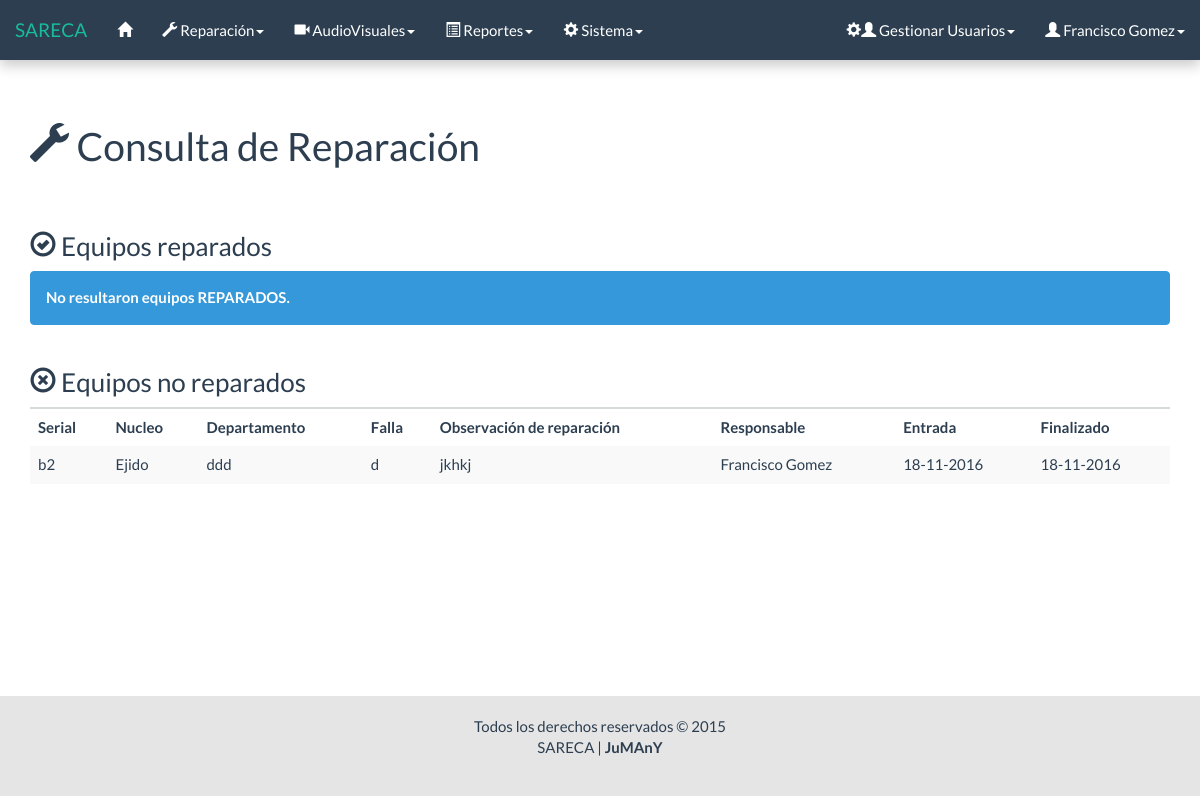
Before: /html/conslt_lista_eq_f.php (signed in) with the older database file.
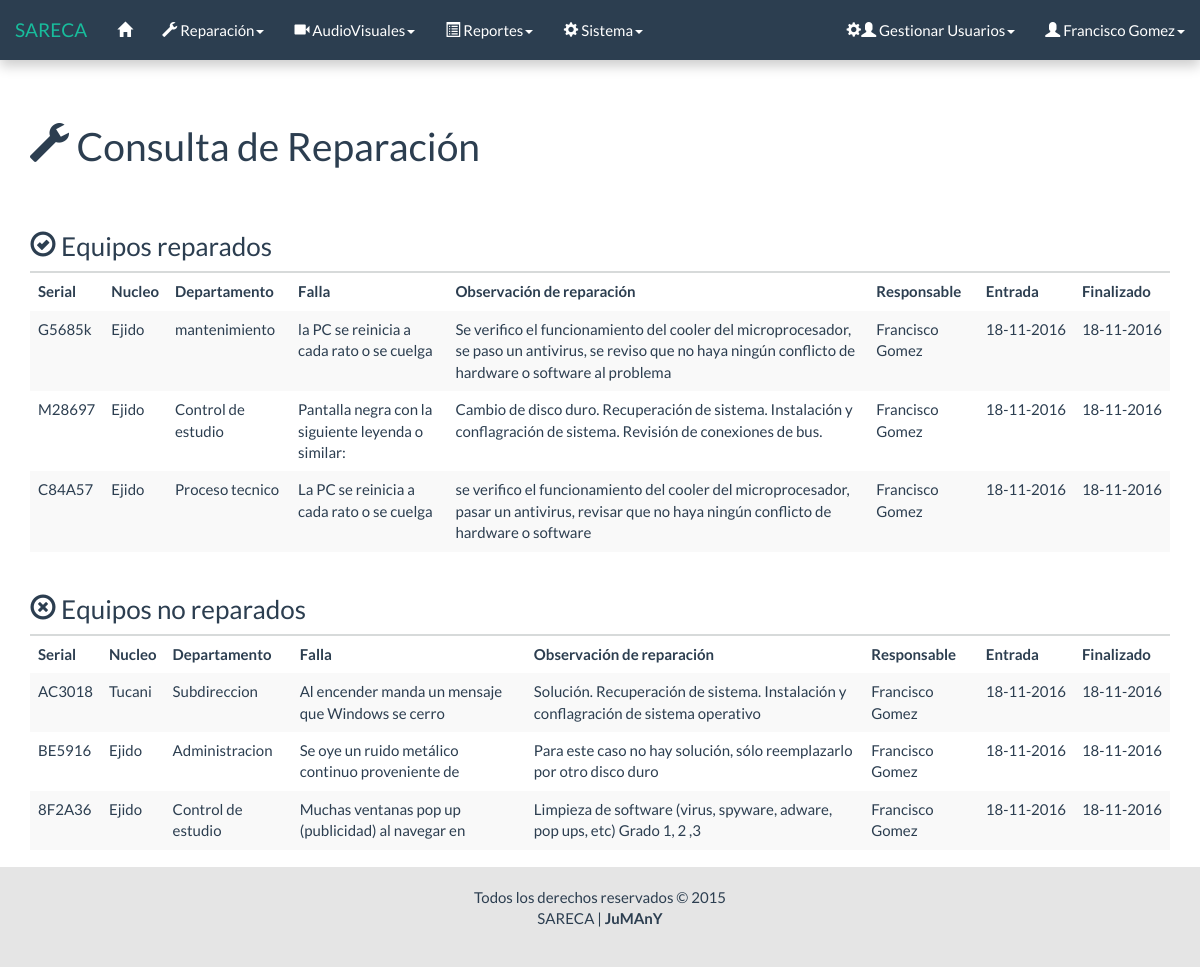
After: the same page with the newer database file.
### tables this page shows
CREATE TABLE `reparacion` (
  `Id` int(11) NOT NULL AUTO_INCREMENT,
  `Serial_equipo` varchar(11) NOT NULL,
  `Fecha_entrada` date NOT NULL,
  `Nucleo` varchar(50) NOT NULL,
  `Departamento` varchar(50) NOT NULL,
  `falla` varchar(50) NOT NULL,
  `Estado` int(1) NOT NULL,
  `observacion` varchar(50) NOT NULL,
  `resultado` int(1) NOT NULL,
  `observacion_reaparacion` varchar(200) NOT NULL,
  `Fecha_salida` date NOT NULL,
  `responsable` varchar(50) NOT NULL,
  PRIMARY KEY (`Id`),
  UNIQUE KEY `Serial_equipo` (`Serial_equipo`,`Fecha_entrada`),
  KEY `responsable` (`responsable`),
  CONSTRAINT `reparacion_ibfk_1` FOREIGN KEY (`responsable`) REFERENCES `usuario` (`Id`) ON UPDATE CASCADE
);

CREATE TABLE `usuario` (
  `Id` varchar(50) NOT NULL,
  `Contrasena` varchar(32) NOT NULL,
  `Nivel` int(1) NOT NULL,
  `Nombre` varchar(50) NOT NULL,
  `correo` varchar(50) NOT NULL,
  PRIMARY KEY (`Id`)
);

### php/lista_eq.php (the view, shortened to what this page needs)
<?php
	require('conexion/conexion.php');
	$sql = "SELECT reparacion.*, usuario.Nombre
			FROM reparacion
			JOIN usuario ON usuario.Id = reparacion.responsable
			WHERE Estado = 2
			AND resultado = 2";
	$res = $conectar->query($sql);
	if ($res->num_rows == 0) {
?>
		<div class="row">
			<div class="col-lg-12">
				<h3><span class="glyphicon glyphicon-ok-circle"></span> Equipos reparados</h3>
				<div class="alert alert-dismissible alert-info">
					<strong>No resultaron equipos REPARADOS.</strong>
				</div>
			</div>
		</div>
<?php
	} else {
?>
		<div class="row">
			<div class="col-lg-12">
				<h3><span class="glyphicon glyphicon-ok-circle"></span> Equipos reparados</h3>
				<table id="" class="table table-striped table-hover consulta">
					<thead>
						<tr>
							<th>Serial</th>
							<th>Nucleo</th>
							<th>Departamento</th>
							<th>Falla</th>
							<th>Observación de reparación</th>
							<th>Responsable</th>
							<th>Entrada</th>
							<th>Finalizado</th>
						</tr>
					</thead>
					<tbody>
					<?php
					while ($fila = $res->fetch_object()) {
						list($a,$m,$d) = explode('-',$fila->Fecha_entrada);
						list($af,$mf,$df) = explode('-',$fila->Fecha_salida);
						printf('
							<tr>
								<td>%s</td>
								<td>%s</td>
								<td>%s</td>
								<td>%s</td>
								<td>%s</td>
								<td>%s</td>
								<td>%d-%d-%d</td>
								<td>%d-%d-%d</td>
							</tr>',
							$fila->Serial_equipo,
							$fila->Nucleo,
							$fila->Departamento,
							$fila->falla,
							$fila->observacion_reaparacion,
							$fila->Nombre,
							$d,
							$m,
							$a,
							$df,
							$mf,
							$af
						);
					}
					?>
					</tbody>
				</table>
			</div>
		</div>
<?php
	}
	$sql = "SELECT reparacion.*, usuario.Nombre
			FROM reparacion
			JOIN usuario ON usuario.Id = reparacion.responsable
			WHERE Estado = 2
			AND resultado = 1";
	$res = $conectar->query($sql);
	if ($res->num_rows == 0) {
?>
		<div class="row">
			<div class="col-lg-12">
				<h3><span class="glyphicon glyphicon-remove-circle"></span> Equipos no reparados</h3>
				<div class="alert alert-dismissible alert-info">
					<strong>No resultaron equipos NO REPARADOS.</strong>
				</div>
			</div>
		</div>
<?php
	} else {
?>
		<div class="row">
			<div class="col-lg-12">
				<h3><span class="glyphicon glyphicon-remove-circle"></span> Equipos no reparados</h3>
				<table class="table table-striped table-hover consulta">
					<thead>
						<tr>
							<th>Serial</th>
							<th>Nucleo</th>
							<th>Departamento</th>
							<th>Falla</th>
							<th>Observación de reparación</th>
							<th>Responsable</th>
							<th>Entrada</th>
							<th>Finalizado</th>
						</tr>
					</thead>
					<tbody>
					<?php
					while ($fila = $res->fetch_object()) {
						list($a,$m,$d) = explode('-',$fila->Fecha_entrada);
						list($af,$mf,$df) = explode('-',$fila->Fecha_salida);
						printf('
							<tr>
								<td>%s</td>
								<td>%s</td>
								<td>%s</td>
								<td>%s</td>
								<td>%s</td>
								<td>%s</td>
								<td>%d-%d-%d</td>
								<td>%d-%d-%d</td>
							</tr>',
							$fila->Serial_equipo,
							$fila->Nucleo,
							$fila->Departamento,
							$fila->falla,
							$fila->observacion_reaparacion,
							$fila->Nombre,
							$d,
							$m,
							$a,
							$df,
							$mf,
							$af
						);
					}
					?>
					</tbody>
				</table>
			</div>
		</div>
<?php
	}
?>

Changed rows visible on the page:
no longer on this page (row edited): reparacion: Serial_equipo "b2", Nucleo "Ejido", Departamento "ddd", falla "d", observacion_reaparacion "jkhkj", responsable.Nombre "Francisco Gomez", d "18", m "11", a "2016", df "18", mf "11", af "2016", shown under "Equipos no reparados"
now on this page (row edited): reparacion: Serial_equipo "G5685k", Nucleo "Ejido", Departamento "mantenimiento", falla "la PC se reinicia a cada rato o se cuelga", observacion_reaparacion "Se verifico el funcionamiento del cooler del microprocesador, se paso un antivirus, se reviso que no haya ningún conflicto de hardware o software al problema", responsable.Nombre "Francisco Gomez", d "18", m "11", a "2016", df "18", mf "11", af "2016", shown under "Equipos reparados"
added reparacion: Serial_equipo "M28697", Nucleo "Ejido", Departamento "Control de estudio", falla "Pantalla negra con la siguiente leyenda o similar:", observacion_reaparacion "Cambio de disco duro. Recuperación de sistema. Instalación y conflagración de sistema. Revisión de conexiones de bus.", responsable.Nombre "Francisco Gomez", d "18", m "11", a "2016", df "18", mf "11", af "2016", shown under "Equipos reparados"
added reparacion: Serial_equipo "C84A57", Nucleo "Ejido", Departamento "Proceso tecnico", falla "La PC se reinicia a cada rato o se cuelga", observacion_reaparacion "se verifico el funcionamiento del cooler del microprocesador, pasar un antivirus, revisar que no haya ningún conflicto de hardware o software", responsable.Nombre "Francisco Gomez", d "18", m "11", a "2016", df "18", mf "11", af "2016", shown under "Equipos reparados"
now on this page (row edited): reparacion: Serial_equipo "AC3018", Nucleo "Tucani", Departamento "Subdireccion", falla "Al encender manda un mensaje que Windows se cerro", observacion_reaparacion "Solución. Recuperación de sistema. Instalación y conflagración de sistema operativo", responsable.Nombre "Francisco Gomez", d "18", m "11", a "2016", df "18", mf "11", af "2016", shown under "Equipos no reparados"
added reparacion: Serial_equipo "BE5916", Nucleo "Ejido", Departamento "Administracion", falla "Se oye un ruido metálico continuo proveniente de", observacion_reaparacion "Para este caso no hay solución, sólo reemplazarlo por otro disco duro", responsable.Nombre "Francisco Gomez", d "18", m "11", a "2016", df "18", mf "11", af "2016", shown under "Equipos no reparados"
added reparacion: Serial_equipo "8F2A36", Nucleo "Ejido", Departamento "Control de estudio", falla "Muchas ventanas pop up (publicidad) al navegar en", observacion_reaparacion "Limpieza de software (virus, spyware, adware, pop ups, etc) Grado 1, 2 ,3", responsable.Nombre "Francisco Gomez", d "18", m "11", a "2016", df "18", mf "11", af "2016", shown under "Equipos no reparados"
Other visible differences:
text no longer shown: "No resultaron equipos REPARADOS."
text now shown: "Serial Nucleo Departamento Falla Observación de reparación Responsable Entrada Finalizado"
